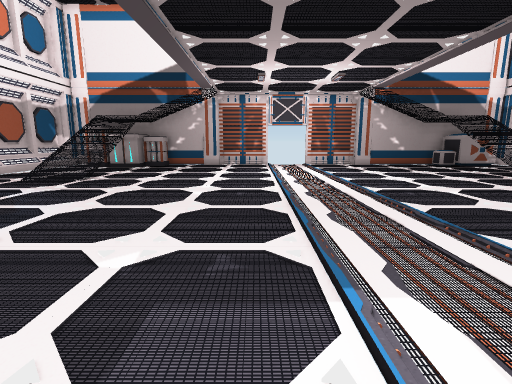
View 1 (above)

16 first-person views from a walk through a 3-D level made in the Unity game engine. The camera is 1.2 m above the floor, tilts 10° down and sees 85° across. The floor is counted in squares, 1.03 m on a side. Each view is taken from the middle of a square. On the plan, view 1 faces up. The plan holds only what a view shows up to about 13 squares ahead; the rest is blank. The place goes on beyond the plan. The player character is not drawn. Door leaves are left out, so doorways stand open.

View 2
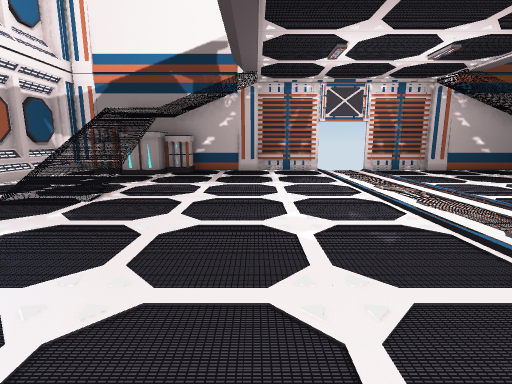

View 3
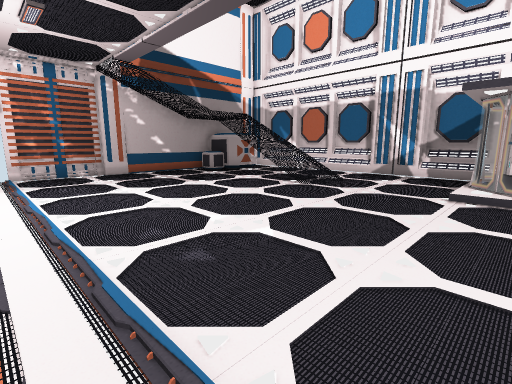

View 4
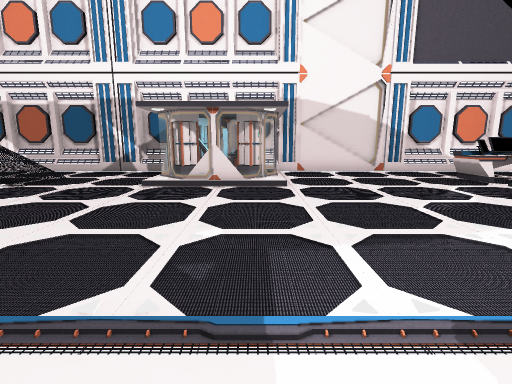

View 5
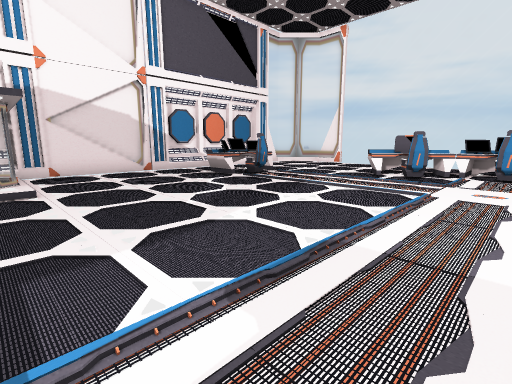

View 6
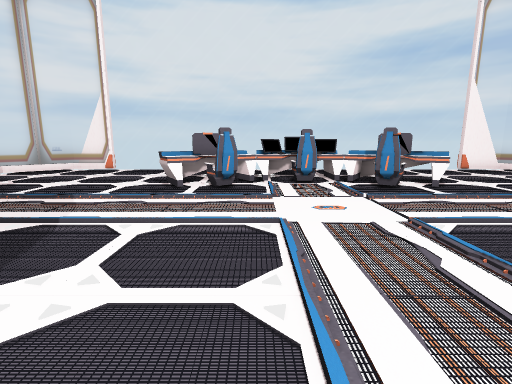

View 7
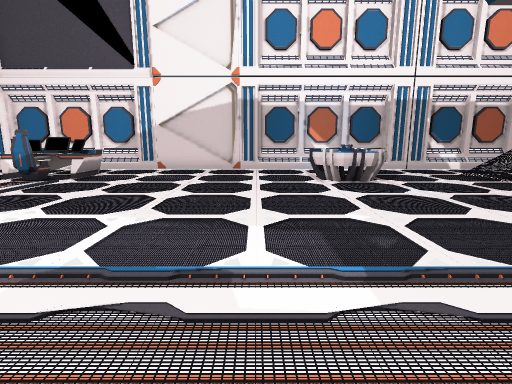

View 8
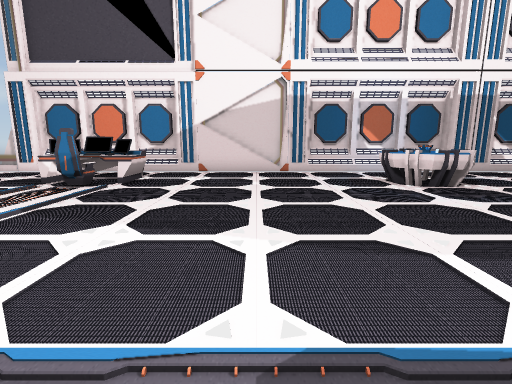

View 9
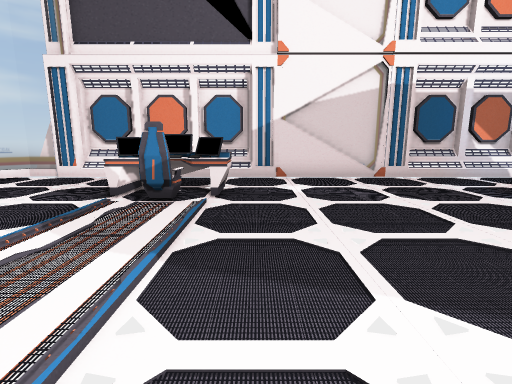

View 10
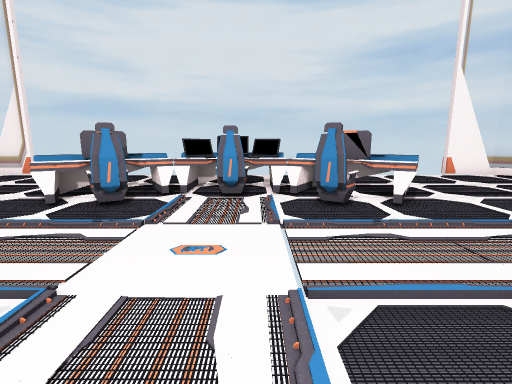

View 11
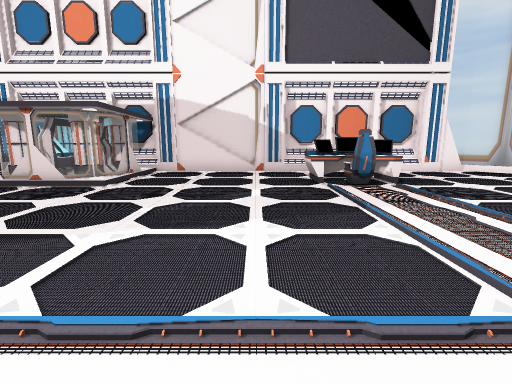

View 12
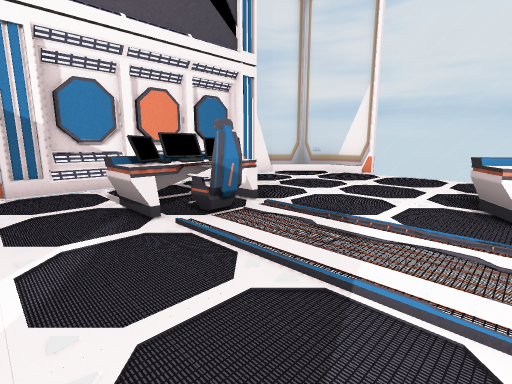

View 13
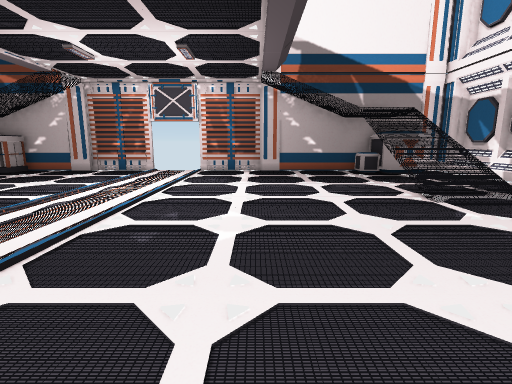

View 14
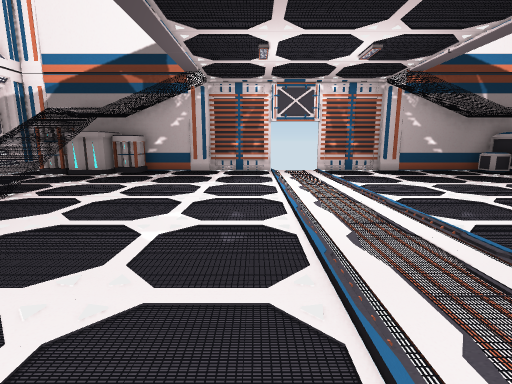

View 15
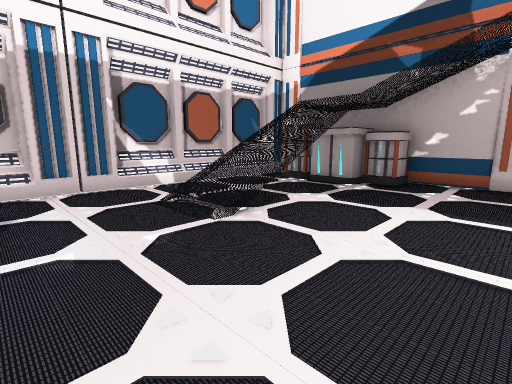

View 16
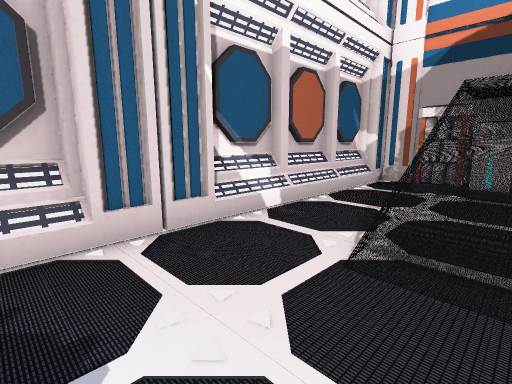

### Floor plan
Key: @ floor where view 1 was taken; # wall or solid block; . floor; / step, stairs or slope; D open door; = window, fence, low wall or low ledge; B battery; C container; E desk; N console; P projector; O other object.
Columns run from 10 left of view 1 to 13 right of it. Each row starts with its distance up from view 1.
 15 ###########DD###########
 14 #.BBBB.............=#C #
 13 #...................#C #
 12 #..//..............==..#
 11 #..//..............//..#
 10 #..//..............//..#
  9 #..//..............//..#
  8 #......................#
  7 #......................#
  6 #......................#
  5 #  PP............../OO/#
  4 #..PPP.............OOOO#
  3 #..PP..............OOOO#
  2 #..................OOOO#
  1 #......................#
  0 =.........@............#
 -1 =......................#
 -2 #......................=
 -3 #......................=
 -4 #......................#
 -5 #..EE..............EE..#
 -6 #..EEO.............EE..#
 -7 #..EE..............EE..#
 -8 #.........O...O........#
 -9 #.......O#O.O.#NO......#
-10 #........NEEEEN........#
-11 =..........EEE.........=
-12 #=....... .............=
-13   =.....   ..  .......=#
-14   ###== ===  ========##

Positions as (right, up) in squares from view 1, and headings:
1: (0, 0), facing up
2: (-2, 3), facing up
3: (2, 4), facing up-right
4: (1, 2), facing right
5: (1, 2), facing down-right
6: (3, -1), facing down
7: (3, 1), facing left
8: (2, -1), facing left
9: (0, -4), facing left
10: (1, -3), facing down
11: (1, -3), facing right
12: (5, -3), facing down-right
13: (5, 3), facing up
14: (0, 3), facing up
15: (-2, 6), facing up-left
16: (-6, 6), facing up-left
